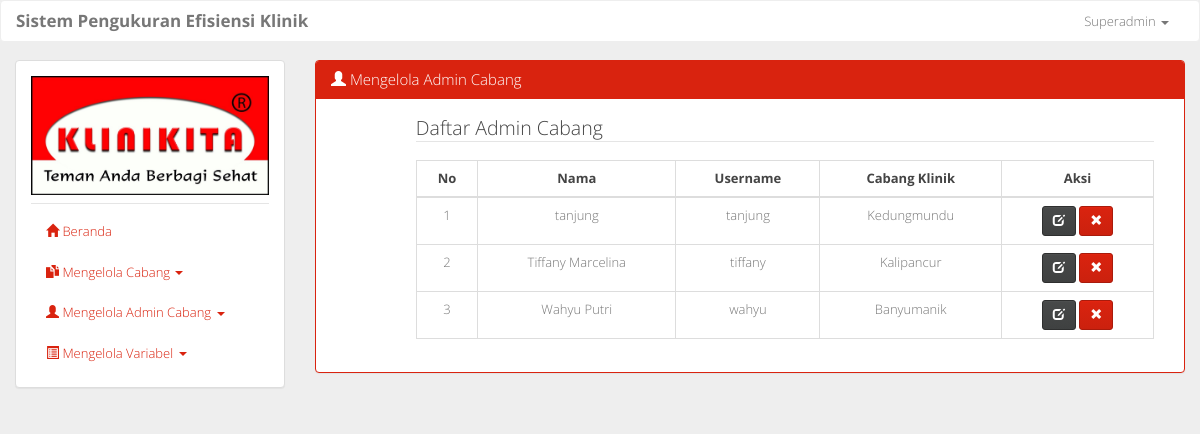
Page /mengelola_pengguna.php (signed in) on the earlier database version.
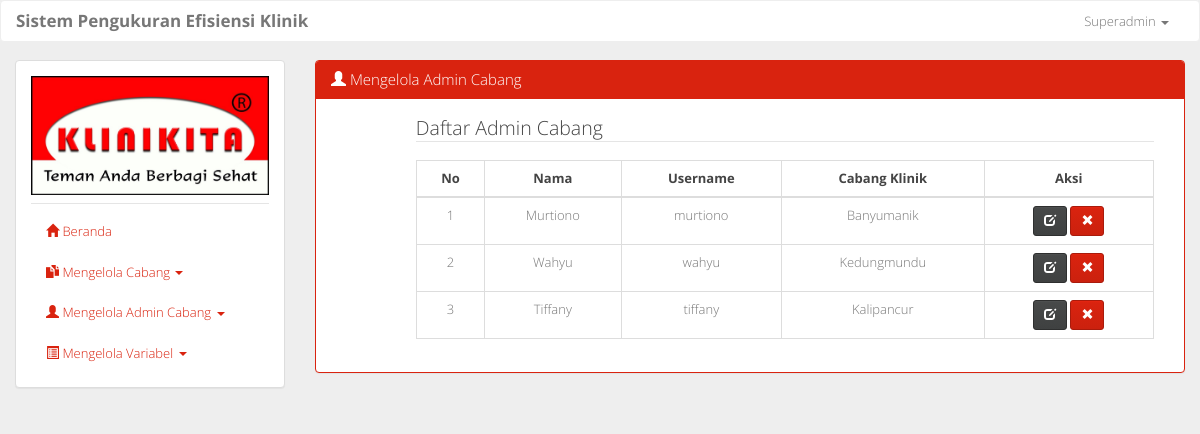
Same page on the later database version.
### tables this page shows
CREATE TABLE `tb_pengguna` (
  `id_pengguna` int(11) NOT NULL,
  `nama` varchar(50) NOT NULL,
  `username` varchar(20) NOT NULL,
  `password` varchar(50) NOT NULL,
  `id_klinik` int(11) NOT NULL,
  `level` char(1) NOT NULL
);

CREATE TABLE `tb_klinik` (
  `id_klinik` int(11) NOT NULL,
  `cabang_klinik` varchar(50) NOT NULL,
  `alamat` varchar(100) NOT NULL
);

### mengelola_pengguna.php (the view, shortened to what this page needs)
<?php include 'layout.php'; ?>
				<div class="col-sm-9">
					<div class="panel panel-primary">
					  	<div class="panel-heading">
					  	<?php
					  		if ($level == 'a') {
						  		echo '<h3 class="panel-title"><span class="glyphicon glyphicon-user"></span> Mengelola Admin Cabang</h3>';
						  	} elseif ($level == 'c') {
						  		echo '<h3 class="panel-title"><span class="glyphicon glyphicon-user"></span> Mengelola Manajer Cabang</h3>';
						  	}
					  	?>
					  	</div>
					  	<div class="panel-body">
						  	<div class="col-sm-11 col-sm-offset-1">
						  	<?php
						  		if ($level == 'a') {
						  			echo '<legend>Daftar Admin Cabang</legend>';
						  		} elseif ($level == 'c') {
						  			echo '<legend>Daftar Manajer Cabang</legend>';
								  	$q = mysqli_query($conn, 'SELECT * FROM tb_pengguna WHERE id_pengguna="'.$id.'"');
								  	$d = mysqli_fetch_assoc($q);
								  	$cabang_klinik = $d['id_klinik'];
						  		}
								$i=1;
								if ($level == 'a') {
									$query = mysqli_query($conn, "SELECT * FROM tb_pengguna AS p, tb_klinik AS k WHERE p.id_klinik = k.id_klinik AND p.level = 'c' ORDER BY p.id_pengguna DESC");
								} else {
									$query = mysqli_query($conn, 'SELECT * FROM tb_pengguna AS p, tb_klinik AS k WHERE p.id_klinik = k.id_klinik AND p.level = "m" AND p.id_klinik = "'.$cabang_klinik.'" ORDER BY p.id_pengguna DESC');
								}
								if (mysqli_num_rows($query) > 0) {
									echo '
										<table class="table table-bordered table-hover">
											<thead>
												<tr>
													<th>No</th>
													<th>Nama</th>
													<th>Username</th>
													<th>Cabang Klinik</th>
													<th>Aksi</th>
												</tr>
											</thead>
											<tbody>
									';
									while($pengguna = mysqli_fetch_assoc($query)) {
										echo '
											<tr>
												<td>'.$i.'</td>
												<td>'.$pengguna['nama'].'</td>
												<td>'.$pengguna['username'].'</td>
												<td>'.$pengguna['cabang_klinik'].'</td>
												<td>
													<a href="ubah_pengguna.php?type=ubah&id='.$pengguna['id_pengguna'].'" class="btn btn-default btn-sm"><span class="glyphicon glyphicon-edit"></span></a>
													<a href="process/hapus_pengguna.php?id='.$pengguna['id_pengguna'].'" onclick="return hapus()" class="btn btn-primary btn-sm"><span class="glyphicon glyphicon-remove"></span></a>
											       </td>
											</tr>
										';
										$i++;
									}
									echo '
											</tbody>
												</table>
									';
								}
							?>
						  	</div>
					  	</div>
					</div>
				</div>
<?php include 'layout2.php' ?>

Differences in the rows shown:
removed tb_pengguna: nama "Wahyu Putri", username "wahyu", id_klinik.cabang_klinik "Banyumanik"
added tb_pengguna: nama "Murtiono", username "murtiono", id_klinik.cabang_klinik "Banyumanik"
changed tb_pengguna "Kedungmundu": nama "tanjung" → "Wahyu"; username "tanjung" → "wahyu"
changed tb_pengguna "tiffany": nama "Tiffany Marcelina" → "Tiffany"
